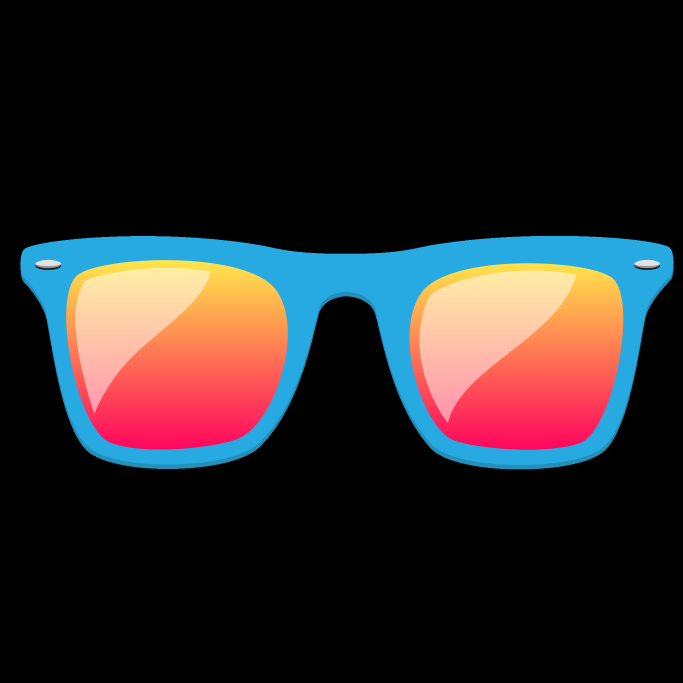
#> input picture glasses.png, 2048 x 2048 px, found by its file name (shown at 1/3 size)
$ python prior_main.py
#> lines starting #> are read from the running program, lines starting #| are printed output that depends on the picture; after the words box and inside, x2 and y2 are one past the last pixel; in counts of white or black regions, pixels touching at a corner belong together
import cv2

# https://medium.com/@mohd-uzair/making-face-filters-with-opencv-e3c928865239
# https://youtu.be/7IFhsbfby9s
face_cascade = cv2.CascadeClassifier('haarcascade_frontalface_default.xml')
# img = cv2.imread('test.jpg')

filter=cv2.imread("glasses.png")
#> filter is the input picture: shape (2048, 2048, 3); mean B, G, R 37.6, 36.3, 42
filter=cv2.resize(filter,(150,150), interpolation = cv2.INTER_AREA)
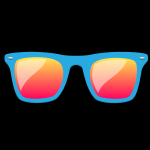
#> filter: shape (150, 150, 3); mean B, G, R 37.6, 36.3, 42

r,c,h=filter.shape #taking shape of image
#> r = 150; c = 150; h = 3
#TODO: Does using png remove the need for mask?
img_g=cv2.cvtColor(filter,cv2.COLOR_BGR2GRAY) #converting to gray scale as threshold functions for grey image
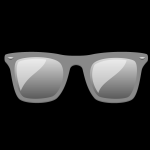
#> img_g: shape (150, 150); min 0, max 234, mean 38.1
ret,mask= cv2.threshold(img_g,10,255,cv2.THRESH_BINARY) # if the value is less than 10=> 0, otherwise 255
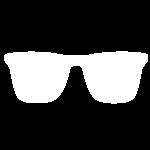
#> mask: shape (150, 150); 25.1% white; 1 white region, box (x1, y1, x2, y2) and area: (4, 51, 148, 104) 5650
mask_i=cv2.bitwise_not(mask)

cap = cv2.VideoCapture(0)
while True:
    #TODO: img vs frame
    _, img = cap.read()
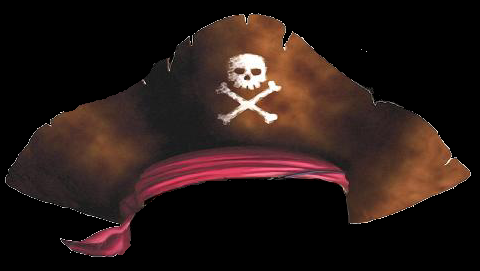
#> input picture pirate_hat.png, 480 x 271 px, given in place of the camera
#> img is the input picture: shape (271, 480, 3); mean B, G, R 21.5, 24.8, 39

    gray = cv2.cvtColor(img, cv2.COLOR_BGR2GRAY)
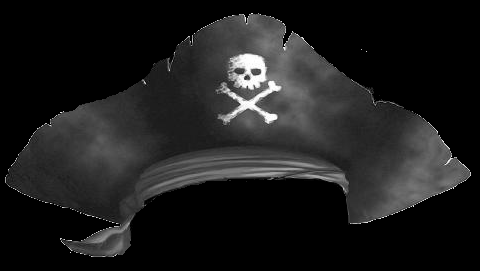
#> gray: shape (271, 480); min 0, max 255, mean 28.7

    faces = face_cascade.detectMultiScale(gray, 1.1, 4)
#> faces = [[221, 52, 53, 53]]

    for (x,y,w,h) in faces:
        # Rectangle color and thickness
        frame = cv2.rectangle(img, (x,y), (x+w, y+h), (255,0,0), 2)

        #dont resize filter because it loses quality by interpolation
        active_filter = cv2.resize(filter, (w,h), interpolation = cv2.INTER_AREA)
        mask = cv2.resize(mask, (w,h), interpolation = cv2.INTER_AREA)
        mask_i = cv2.resize(mask_i, (w,h), interpolation = cv2.INTER_AREA)
        cv2.imshow('Filter', active_filter)
        """
        if(y-h<0): # if you are using video / web cam this condition will take care of your filter not going out of window
            continue # i.e  your face with filter perfectly fits on window
        """

        roi=active_filter[y-h:y,x:x+w]
        """
        frame_bg=cv2.bitwise_and(roi,roi,mask=mask_i) # Bitwise operation in only that region where mask is present (non zero) and in reference to that
        frame_fg=cv2.bitwise_and(filter,filter,mask=mask)
        dst = cv2.add(frame_fg,frame_bg)
        dst = cv2.resize(dst, (200,200))
        # frame[hy1-h:hy1,hx1:hx2]=dst
        # Juxtapositioned feed
        cv2.imshow('Edited feed',dst)
        """
        print("x: " , x , " y: " , y , " w: " , w , " h: " , h )
#> this loop made 1 pass
#| x:  221  y:  52  w:  53  h:  53
#> pass 1, `active_filter = cv2.resize(filter, (w,h), interpolation = cv2.INTER_AR..`:
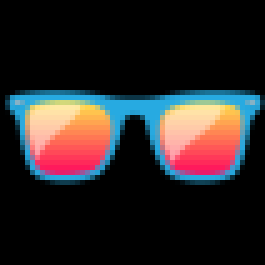
#> active_filter: shape (53, 53, 3) (shown 5 times larger); mean B, G, R 37.6, 36.3, 42
#> pass 1, `mask_i = cv2.resize(mask_i, (w,h), interpolation = cv2.INTER_AREA)`:
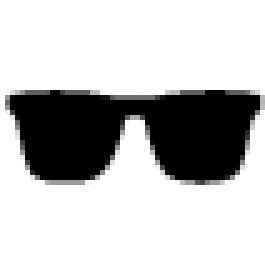
#> mask_i: shape (53, 53) (shown 5 times larger); min 0, max 255, mean 191


    # Unfiltered feed
    cv2.imshow('Feed', img)


    k = cv2.waitKey(30) & 0xff
#> (key Esc is pressed here)

    if k == 27:
        break

cap.release()
